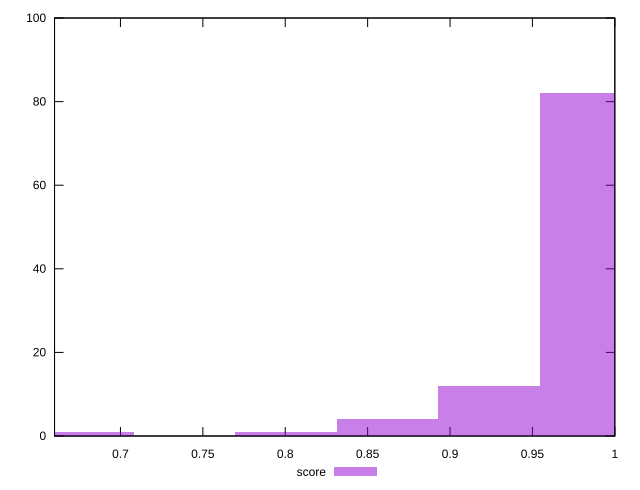

Write the gnuplot code that produced this figure.
reset

$score <<EOF
0.923763360895199 12
0.8621791368355189 4
0.800594912775839 1
0.9853475849548788 82
0.6774264646564792 1
EOF

set key outside below
set boxwidth 0.06158422405967993
set xrange [0.66:1]
set yrange [0:100]
set trange [0:100]
set style fill transparent solid 0.5 noborder
set terminal svg size 640, 490 enhanced background rgb 'white'
set output "report_00017_2021-02-10T15-08-03.406Z/max-potential-fid/samples/pages+cached+noadtech+nomedia/score/histogram.svg"

plot $score title "score" with boxes

reset
